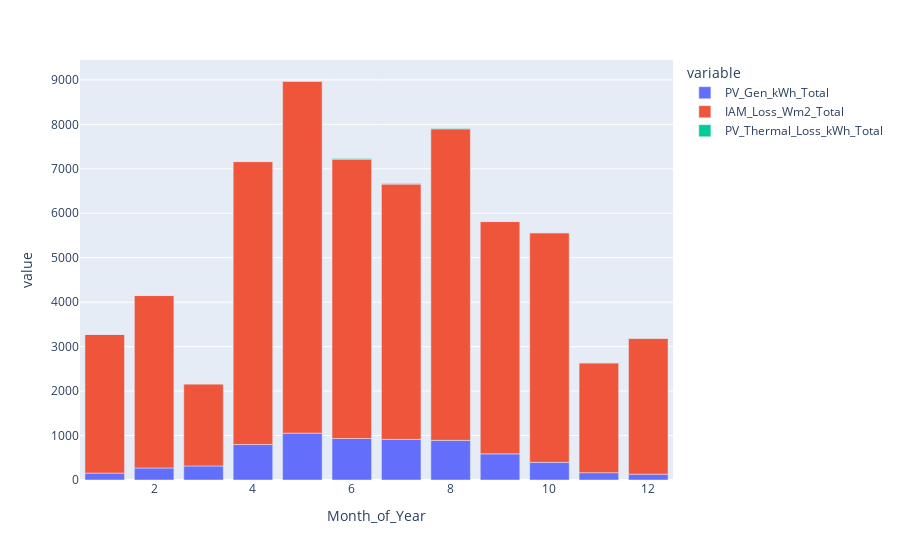

The cell this chart's notebook holds for it:
### Code cell
px.bar(pv_model.summary_grouped.monthly[["PV_Gen_kWh_Total", "IAM_Loss_Wm2_Total", "PV_Thermal_Loss_kWh_Total"]])

### Figure 1 — Plotly figure (JSON) as saved in the notebook; plotly's stock layout.template omitted (floating-point values rounded to 4 significant figures)
{"data": [{"alignmentgroup": "True", "hovertemplate": "variable=PV_Gen_kWh_Total<br>Month_of_Year=%{x}<br>value=%{y}<extra></extra>", "legendgroup": "PV_Gen_kWh_Total", "marker": {"color": "#636efa", "pattern": {"shape": ""}}, "name": "PV_Gen_kWh_Total", "offsetgroup": "PV_Gen_kWh_Total", "orientation": "v", "showlegend": true, "textposition": "auto", "type": "bar", "x": [1, 2, 3, 4, 5, 6, 7, 8, 9, 10, 11, 12], "xaxis": "x", "y": [155.3, 270.4, 315.8, 797.7, 1054.0, 933.8, 914.9, 891.9, 588.0, 397.6, 164.8, 131.9], "yaxis": "y"}, {"alignmentgroup": "True", "hovertemplate": "variable=IAM_Loss_Wm2_Total<br>Month_of_Year=%{x}<br>value=%{y}<extra></extra>", "legendgroup": "IAM_Loss_Wm2_Total", "marker": {"color": "#EF553B", "pattern": {"shape": ""}}, "name": "IAM_Loss_Wm2_Total", "offsetgroup": "IAM_Loss_Wm2_Total", "orientation": "v", "showlegend": true, "textposition": "auto", "type": "bar", "x": [1, 2, 3, 4, 5, 6, 7, 8, 9, 10, 11, 12], "xaxis": "x", "y": [3121.0, 3879.0, 1847.0, 6365.0, 7912.0, 6284.0, 5742.0, 7007.0, 5226.0, 5165.0, 2471.0, 3056.0], "yaxis": "y"}, {"alignmentgroup": "True", "hovertemplate": "variable=PV_Thermal_Loss_kWh_Total<br>Month_of_Year=%{x}<br>value=%{y}<extra></extra>", "legendgroup": "PV_Thermal_Loss_kWh_Total", "marker": {"color": "#00cc96", "pattern": {"shape": ""}}, "name": "PV_Thermal_Loss_kWh_Total", "offsetgroup": "PV_Thermal_Loss_kWh_Total", "orientation": "v", "showlegend": true, "textposition": "auto", "type": "bar", "x": [1, 2, 3, 4, 5, 6, 7, 8, 9, 10, 11, 12], "xaxis": "x", "y": [0, 0.024, 0.025, 1.778, 9.816, 12.34, 11.04, 11.44, 4.141, 0.881, 0, 0], "yaxis": "y"}], "layout": {"barmode": "relative", "legend": {"title": {"text": "variable"}, "tracegroupgap": 0}, "margin": {"t": 60}, "xaxis": {"anchor": "y", "domain": [0, 1], "title": {"text": "Month_of_Year"}}, "yaxis": {"anchor": "x", "domain": [0, 1], "title": {"text": "value"}}}}
